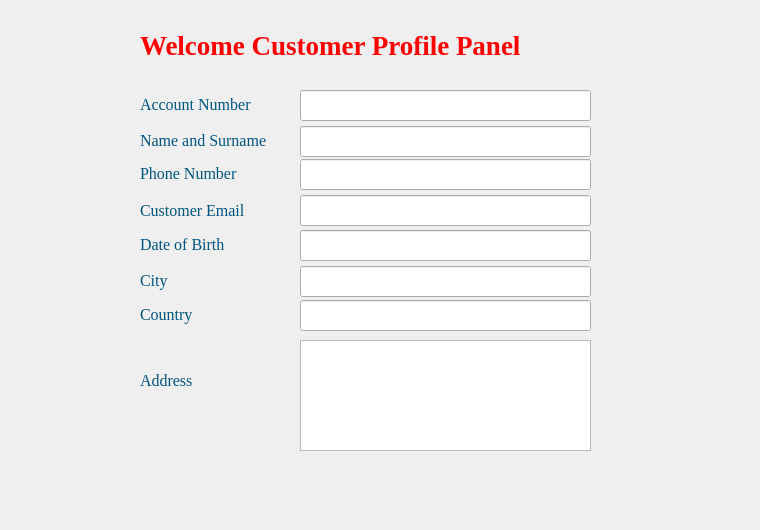
<?xml version="1.0" encoding="UTF-8"?>
<ui version="4.0">
 <class>profile</class>
 <widget class="QDialog" name="profile">
  <property name="geometry">
   <rect>
    <x>0</x>
    <y>0</y>
    <width>760</width>
    <height>530</height>
   </rect>
  </property>
  <property name="minimumSize">
   <size>
    <width>760</width>
    <height>530</height>
   </size>
  </property>
  <property name="maximumSize">
   <size>
    <width>760</width>
    <height>530</height>
   </size>
  </property>
  <property name="font">
   <font>
    <family>Georgia</family>
    <pointsize>12</pointsize>
   </font>
  </property>
  <property name="windowTitle">
   <string>Dialog</string>
  </property>
  <property name="styleSheet">
   <string notr="true"/>
  </property>
  <widget class="QLabel" name="label">
   <property name="geometry">
    <rect>
     <x>140</x>
     <y>30</y>
     <width>461</width>
     <height>31</height>
    </rect>
   </property>
   <property name="font">
    <font>
     <family>Georgia</family>
     <pointsize>20</pointsize>
     <bold>true</bold>
    </font>
   </property>
   <property name="styleSheet">
    <string notr="true">color: rgb(255, 0, 0);</string>
   </property>
   <property name="text">
    <string>Welcome Customer Profile Panel</string>
   </property>
  </widget>
  <widget class="QLabel" name="label_2">
   <property name="geometry">
    <rect>
     <x>140</x>
     <y>130</y>
     <width>151</width>
     <height>21</height>
    </rect>
   </property>
   <property name="font">
    <font>
     <family>Georgia</family>
     <pointsize>12</pointsize>
    </font>
   </property>
   <property name="styleSheet">
    <string notr="true">color: rgb(0, 85, 127);</string>
   </property>
   <property name="text">
    <string>Name and Surname</string>
   </property>
  </widget>
  <widget class="QLineEdit" name="lineEdit_Name">
   <property name="geometry">
    <rect>
     <x>300</x>
     <y>126</y>
     <width>291</width>
     <height>31</height>
    </rect>
   </property>
   <property name="styleSheet">
    <string notr="true"/>
   </property>
   <property name="text">
    <string/>
   </property>
  </widget>
  <widget class="QLineEdit" name="lineEdit_AccNo">
   <property name="geometry">
    <rect>
     <x>300</x>
     <y>90</y>
     <width>291</width>
     <height>31</height>
    </rect>
   </property>
   <property name="styleSheet">
    <string notr="true"/>
   </property>
   <property name="text">
    <string/>
   </property>
  </widget>
  <widget class="QLineEdit" name="lineEdit_Email">
   <property name="geometry">
    <rect>
     <x>300</x>
     <y>195</y>
     <width>291</width>
     <height>31</height>
    </rect>
   </property>
   <property name="styleSheet">
    <string notr="true"/>
   </property>
   <property name="text">
    <string/>
   </property>
  </widget>
  <widget class="QLineEdit" name="lineEdit_PhoneNo">
   <property name="geometry">
    <rect>
     <x>300</x>
     <y>159</y>
     <width>291</width>
     <height>31</height>
    </rect>
   </property>
   <property name="styleSheet">
    <string notr="true"/>
   </property>
   <property name="text">
    <string/>
   </property>
  </widget>
  <widget class="QLabel" name="label_4">
   <property name="geometry">
    <rect>
     <x>140</x>
     <y>200</y>
     <width>151</width>
     <height>21</height>
    </rect>
   </property>
   <property name="font">
    <font>
     <family>Georgia</family>
     <pointsize>12</pointsize>
    </font>
   </property>
   <property name="styleSheet">
    <string notr="true">color: rgb(0, 85, 127);</string>
   </property>
   <property name="text">
    <string>Customer Email</string>
   </property>
  </widget>
  <widget class="QLabel" name="label_3">
   <property name="geometry">
    <rect>
     <x>140</x>
     <y>160</y>
     <width>151</width>
     <height>27</height>
    </rect>
   </property>
   <property name="font">
    <font>
     <family>Georgia</family>
     <pointsize>12</pointsize>
    </font>
   </property>
   <property name="styleSheet">
    <string notr="true">color: rgb(0, 85, 127);</string>
   </property>
   <property name="text">
    <string>Phone Number</string>
   </property>
  </widget>
  <widget class="QLineEdit" name="lineEdit_City">
   <property name="geometry">
    <rect>
     <x>300</x>
     <y>266</y>
     <width>291</width>
     <height>31</height>
    </rect>
   </property>
   <property name="styleSheet">
    <string notr="true"/>
   </property>
   <property name="text">
    <string/>
   </property>
  </widget>
  <widget class="QLineEdit" name="lineEdit_Birth">
   <property name="geometry">
    <rect>
     <x>300</x>
     <y>230</y>
     <width>291</width>
     <height>31</height>
    </rect>
   </property>
   <property name="styleSheet">
    <string notr="true"/>
   </property>
   <property name="text">
    <string/>
   </property>
  </widget>
  <widget class="QLabel" name="label_5">
   <property name="geometry">
    <rect>
     <x>140</x>
     <y>231</y>
     <width>151</width>
     <height>27</height>
    </rect>
   </property>
   <property name="font">
    <font>
     <family>Georgia</family>
     <pointsize>12</pointsize>
    </font>
   </property>
   <property name="styleSheet">
    <string notr="true">color: rgb(0, 85, 127);</string>
   </property>
   <property name="text">
    <string>Date of Birth</string>
   </property>
  </widget>
  <widget class="QLabel" name="label_6">
   <property name="geometry">
    <rect>
     <x>140</x>
     <y>270</y>
     <width>151</width>
     <height>21</height>
    </rect>
   </property>
   <property name="font">
    <font>
     <family>Georgia</family>
     <pointsize>12</pointsize>
    </font>
   </property>
   <property name="styleSheet">
    <string notr="true">color: rgb(0, 85, 127);</string>
   </property>
   <property name="text">
    <string>City</string>
   </property>
  </widget>
  <widget class="QLabel" name="label_7">
   <property name="geometry">
    <rect>
     <x>140</x>
     <y>301</y>
     <width>151</width>
     <height>27</height>
    </rect>
   </property>
   <property name="font">
    <font>
     <family>Georgia</family>
     <pointsize>12</pointsize>
    </font>
   </property>
   <property name="styleSheet">
    <string notr="true">color: rgb(0, 85, 127);</string>
   </property>
   <property name="text">
    <string>Country</string>
   </property>
  </widget>
  <widget class="QLineEdit" name="lineEdit_Country">
   <property name="geometry">
    <rect>
     <x>300</x>
     <y>300</y>
     <width>291</width>
     <height>31</height>
    </rect>
   </property>
   <property name="styleSheet">
    <string notr="true"/>
   </property>
   <property name="text">
    <string/>
   </property>
  </widget>
  <widget class="QLabel" name="label_1">
   <property name="geometry">
    <rect>
     <x>140</x>
     <y>91</y>
     <width>151</width>
     <height>27</height>
    </rect>
   </property>
   <property name="font">
    <font>
     <family>Georgia</family>
     <pointsize>12</pointsize>
    </font>
   </property>
   <property name="styleSheet">
    <string notr="true">color: rgb(0, 85, 127);</string>
   </property>
   <property name="text">
    <string>Account Number</string>
   </property>
  </widget>
  <widget class="QLabel" name="label_8">
   <property name="geometry">
    <rect>
     <x>140</x>
     <y>370</y>
     <width>151</width>
     <height>21</height>
    </rect>
   </property>
   <property name="font">
    <font>
     <family>Georgia</family>
     <pointsize>12</pointsize>
    </font>
   </property>
   <property name="styleSheet">
    <string notr="true">color: rgb(0, 85, 127);</string>
   </property>
   <property name="text">
    <string>Address</string>
   </property>
  </widget>
  <widget class="QTextEdit" name="textEdit_Address">
   <property name="geometry">
    <rect>
     <x>300</x>
     <y>340</y>
     <width>291</width>
     <height>111</height>
    </rect>
   </property>
  </widget>
 </widget>
 <resources/>
 <connections/>
</ui>
